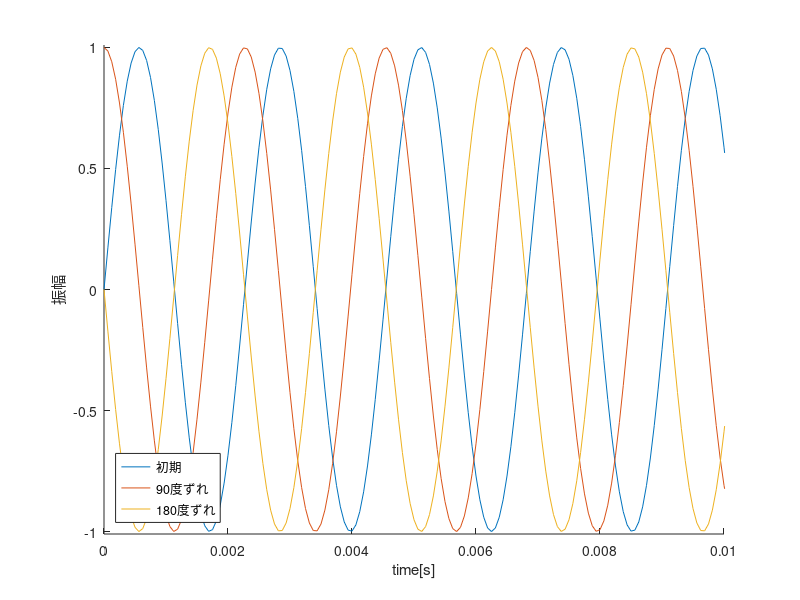
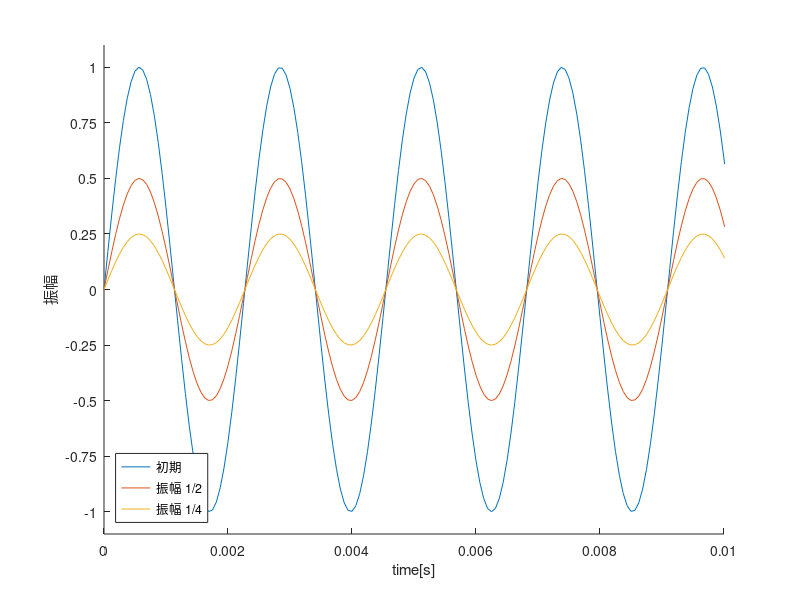

Recreate these plots in MATLAB, in order.
clear;

Fs = 16000; % 
f1 = 440;   % [Hz]

t1 = (0:(Fs-1)) /Fs;
for k=0:Fs
    y1 = sin(2*pi*f1*t1);
end

p = pi/2;
for k=0:Fs
    y2 = sin(2*pi*f1*t1 + p);
end

p = pi;
for k=0:Fs
    y3 = sin(2*pi*f1*t1 + p);
end

for k=0:Fs
    y4 = 0.5 * sin(2*pi*f1*t1);
end

for k=0:Fs
    y5 = 0.25 * sin(2*pi*f1*t1);
end
sound(y1,Fs); % 基本
pause(3)
sound(y2,Fs); % pi/2
pause(3)
sound(y3,Fs); % pi
pause(3)
sound(y4,Fs); % 0.5倍
pause(3)
sound(y5,Fs); % 0.25倍

figure;
hold on;
plot(t1,y1);
xlabel('time[s]');
ylabel('振幅');
axis([0 0.01 -1.01 1.01])

plot(t1,y2);
xlabel('time[s]');
ylabel('振幅');
axis([0 0.01 -1.01 1.01])

plot(t1,y3);
xlabel('time[s]');
ylabel('振幅');
axis([0 0.01 -1.01 1.01])
legend({'初期','90度ずれ','180度ずれ'},'Location','southwest');
hold off;


figure;
hold on;
plot(t1,y1);
xlabel('time[s]');
ylabel('振幅');

plot(t1,y4);
yticks(-1:0.25:1);
xlabel('time[s]');
ylabel('振幅');

plot(t1,y5);
yticks(-1:0.25:1);
xlabel('time[s]');
ylabel('振幅');

axis([0 0.01 -1.1 1.1]);
legend({'初期','振幅 1/2','振幅 1/4'},'Location','southwest');
hold off;